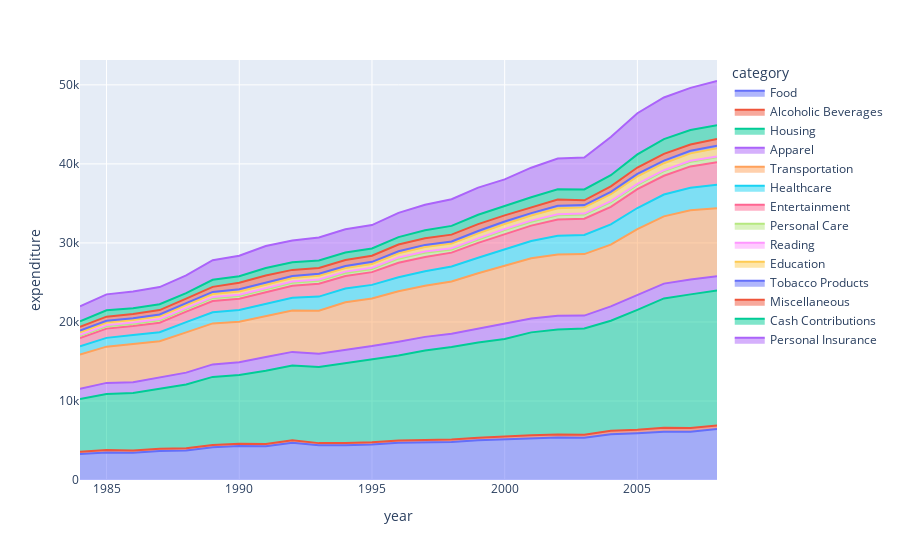

This figure's notebook cell:
### Code cell
import plotly.express as px
  

  
fig = px.area(df_exp, x="year", y="expenditure",
            color="category",
            hover_data=['year'],
             )
  
fig.show()

### Figure 1 — Plotly figure (JSON) as saved in the notebook; plotly's stock layout.template omitted (floating-point values rounded to 4 significant figures)
{"data": [{"hovertemplate": "category=Food<br>year=%{x}<br>expenditure=%{y}<extra></extra>", "legendgroup": "Food", "line": {"color": "#636efa"}, "mode": "lines", "name": "Food", "orientation": "v", "showlegend": true, "stackgroup": "1", "type": "scatter", "x": [2008, 2007, 2006, 2005, 2004, 2003, 2002, 2001, 2000, 1999, 1998, 1997, 1996, 1995, 1994, 1993, 1992, 1991, 1990, 1989, 1988, 1987, 1986, 1985, 1984], "xaxis": "x", "y": [6443, 6113, 6111, 5931, 5781, 5340, 5375, 5321, 5158, 5031, 4810, 4801, 4698, 4505, 4411, 4399, 4723, 4271, 4296, 4152, 3748, 3664, 3448, 3477, 3290], "yaxis": "y"}, {"hovertemplate": "category=Alcoholic Beverages<br>year=%{x}<br>expenditure=%{y}<extra></extra>", "legendgroup": "Alcoholic Beverages", "line": {"color": "#EF553B"}, "mode": "lines", "name": "Alcoholic Beverages", "orientation": "v", "showlegend": true, "stackgroup": "1", "type": "scatter", "x": [2008, 2007, 2006, 2005, 2004, 2003, 2002, 2001, 2000, 1999, 1998, 1997, 1996, 1995, 1994, 1993, 1992, 1991, 1990, 1989, 1988, 1987, 1986, 1985, 1984], "xaxis": "x", "y": [444, 457, 497, 426, 459, 391, 376, 349, 372, 318, 309, 309, 309, 277, 278, 268, 301, 297, 293, 284, 269, 289, 271, 306, 275], "yaxis": "y"}, {"hovertemplate": "category=Housing<br>year=%{x}<br>expenditure=%{y}<extra></extra>", "legendgroup": "Housing", "line": {"color": "#00cc96"}, "mode": "lines", "name": "Housing", "orientation": "v", "showlegend": true, "stackgroup": "1", "type": "scatter", "x": [2008, 2007, 2006, 2005, 2004, 2003, 2002, 2001, 2000, 1999, 1998, 1997, 1996, 1995, 1994, 1993, 1992, 1991, 1990, 1989, 1988, 1987, 1986, 1985, 1984], "xaxis": "x", "y": [17109, 16920, 16366, 15167, 13918, 13432, 13283, 13011, 12319, 12057, 11713, 11272, 10747, 10458, 10106, 9636, 9477, 9252, 8703, 8609, 8079, 7569, 7292, 7087, 6674], "yaxis": "y"}, {"hovertemplate": "category=Apparel<br>year=%{x}<br>expenditure=%{y}<extra></extra>", "legendgroup": "Apparel", "line": {"color": "#ab63fa"}, "mode": "lines", "name": "Apparel", "orientation": "v", "showlegend": true, "stackgroup": "1", "type": "scatter", "x": [2008, 2007, 2006, 2005, 2004, 2003, 2002, 2001, 2000, 1999, 1998, 1997, 1996, 1995, 1994, 1993, 1992, 1991, 1990, 1989, 1988, 1987, 1986, 1985, 1984], "xaxis": "x", "y": [1801, 1881, 1874, 1886, 1816, 1640, 1749, 1743, 1856, 1743, 1674, 1729, 1752, 1704, 1644, 1676, 1710, 1735, 1618, 1582, 1489, 1446, 1346, 1420, 1319], "yaxis": "y"}, {"hovertemplate": "category=Transportation<br>year=%{x}<br>expenditure=%{y}<extra></extra>", "legendgroup": "Transportation", "line": {"color": "#FFA15A"}, "mode": "lines", "name": "Transportation", "orientation": "v", "showlegend": true, "stackgroup": "1", "type": "scatter", "x": [2008, 2007, 2006, 2005, 2004, 2003, 2002, 2001, 2000, 1999, 1998, 1997, 1996, 1995, 1994, 1993, 1992, 1991, 1990, 1989, 1988, 1987, 1986, 1985, 1984], "xaxis": "x", "y": [8604, 8758, 8508, 8344, 7801, 7781, 7759, 7633, 7417, 7011, 6616, 6457, 6382, 6014, 6044, 5453, 5228, 5151, 5120, 5187, 5093, 4600, 4842, 4587, 4304], "yaxis": "y"}, {"hovertemplate": "category=Healthcare<br>year=%{x}<br>expenditure=%{y}<extra></extra>", "legendgroup": "Healthcare", "line": {"color": "#19d3f3"}, "mode": "lines", "name": "Healthcare", "orientation": "v", "showlegend": true, "stackgroup": "1", "type": "scatter", "x": [2008, 2007, 2006, 2005, 2004, 2003, 2002, 2001, 2000, 1999, 1998, 1997, 1996, 1995, 1994, 1993, 1992, 1991, 1990, 1989, 1988, 1987, 1986, 1985, 1984], "xaxis": "x", "y": [2976, 2853, 2766, 2664, 2574, 2416, 2350, 2182, 2066, 1959, 1903, 1841, 1770, 1732, 1755, 1776, 1634, 1554, 1480, 1407, 1298, 1135, 1135, 1108, 1049], "yaxis": "y"}, {"hovertemplate": "category=Entertainment<br>year=%{x}<br>expenditure=%{y}<extra></extra>", "legendgroup": "Entertainment", "line": {"color": "#FF6692"}, "mode": "lines", "name": "Entertainment", "orientation": "v", "showlegend": true, "stackgroup": "1", "type": "scatter", "x": [2008, 2007, 2006, 2005, 2004, 2003, 2002, 2001, 2000, 1999, 1998, 1997, 1996, 1995, 1994, 1993, 1992, 1991, 1990, 1989, 1988, 1987, 1986, 1985, 1984], "xaxis": "x", "y": [2835, 2698, 2376, 2388, 2218, 2060, 2079, 1953, 1863, 1891, 1746, 1813, 1834, 1612, 1567, 1626, 1500, 1472, 1422, 1424, 1329, 1193, 1149, 1170, 1055], "yaxis": "y"}, {"hovertemplate": "category=Personal Care<br>year=%{x}<br>expenditure=%{y}<extra></extra>", "legendgroup": "Personal Care", "line": {"color": "#B6E880"}, "mode": "lines", "name": "Personal Care", "orientation": "v", "showlegend": true, "stackgroup": "1", "type": "scatter", "x": [2008, 2007, 2006, 2005, 2004, 2003, 2002, 2001, 2000, 1999, 1998, 1997, 1996, 1995, 1994, 1993, 1992, 1991, 1990, 1989, 1988, 1987, 1986, 1985, 1984], "xaxis": "x", "y": [616, 588, 585, 541, 581, 527, 526, 485, 564, 408, 401, 528, 513, 403, 397, 385, 387, 399, 364, 366, 334, 330, 303, 303, 289], "yaxis": "y"}, {"hovertemplate": "category=Reading<br>year=%{x}<br>expenditure=%{y}<extra></extra>", "legendgroup": "Reading", "line": {"color": "#FF97FF"}, "mode": "lines", "name": "Reading", "orientation": "v", "showlegend": true, "stackgroup": "1", "type": "scatter", "x": [2008, 2007, 2006, 2005, 2004, 2003, 2002, 2001, 2000, 1999, 1998, 1997, 1996, 1995, 1994, 1993, 1992, 1991, 1990, 1989, 1988, 1987, 1986, 1985, 1984], "xaxis": "x", "y": [116, 118, 117, 126, 130, 127, 139, 141, 146, 159, 161, 164, 159, 162, 165, 166, 162, 163, 153, 157, 150, 142, 140, 141, 132], "yaxis": "y"}, {"hovertemplate": "category=Education<br>year=%{x}<br>expenditure=%{y}<extra></extra>", "legendgroup": "Education", "line": {"color": "#FECB52"}, "mode": "lines", "name": "Education", "orientation": "v", "showlegend": true, "stackgroup": "1", "type": "scatter", "x": [2008, 2007, 2006, 2005, 2004, 2003, 2002, 2001, 2000, 1999, 1998, 1997, 1996, 1995, 1994, 1993, 1992, 1991, 1990, 1989, 1988, 1987, 1986, 1985, 1984], "xaxis": "x", "y": [1046, 945, 888, 940, 905, 783, 752, 648, 632, 635, 580, 571, 524, 471, 460, 455, 426, 447, 406, 367, 342, 337, 314, 321, 303], "yaxis": "y"}, {"hovertemplate": "category=Tobacco Products<br>year=%{x}<br>expenditure=%{y}<extra></extra>", "legendgroup": "Tobacco Products", "line": {"color": "#636efa"}, "mode": "lines", "name": "Tobacco Products", "orientation": "v", "showlegend": true, "stackgroup": "1", "type": "scatter", "x": [2008, 2007, 2006, 2005, 2004, 2003, 2002, 2001, 2000, 1999, 1998, 1997, 1996, 1995, 1994, 1993, 1992, 1991, 1990, 1989, 1988, 1987, 1986, 1985, 1984], "xaxis": "x", "y": [317, 323, 327, 319, 288, 290, 320, 308, 319, 300, 273, 264, 255, 269, 259, 268, 275, 276, 274, 261, 242, 232, 230, 219, 228], "yaxis": "y"}, {"hovertemplate": "category=Miscellaneous<br>year=%{x}<br>expenditure=%{y}<extra></extra>", "legendgroup": "Miscellaneous", "line": {"color": "#EF553B"}, "mode": "lines", "name": "Miscellaneous", "orientation": "v", "showlegend": true, "stackgroup": "1", "type": "scatter", "x": [2008, 2007, 2006, 2005, 2004, 2003, 2002, 2001, 2000, 1999, 1998, 1997, 1996, 1995, 1994, 1993, 1992, 1991, 1990, 1989, 1988, 1987, 1986, 1985, 1984], "xaxis": "x", "y": [840, 808, 846, 808, 690, 606, 792, 750, 776, 867, 860, 847, 855, 766, 749, 715, 765, 860, 842, 643, 578, 562, 522, 529, 451], "yaxis": "y"}, {"hovertemplate": "category=Cash Contributions<br>year=%{x}<br>expenditure=%{y}<extra></extra>", "legendgroup": "Cash Contributions", "line": {"color": "#00cc96"}, "mode": "lines", "name": "Cash Contributions", "orientation": "v", "showlegend": true, "stackgroup": "1", "type": "scatter", "x": [2008, 2007, 2006, 2005, 2004, 2003, 2002, 2001, 2000, 1999, 1998, 1997, 1996, 1995, 1994, 1993, 1992, 1991, 1990, 1989, 1988, 1987, 1986, 1985, 1984], "xaxis": "x", "y": [1737, 1821, 1869, 1663, 1408, 1370, 1277, 1258, 1192, 1181, 1109, 1001, 940, 925, 960, 961, 958, 950, 816, 900, 693, 741, 746, 805, 706], "yaxis": "y"}, {"hovertemplate": "category=Personal Insurance<br>year=%{x}<br>expenditure=%{y}<extra></extra>", "legendgroup": "Personal Insurance", "line": {"color": "#ab63fa"}, "mode": "lines", "name": "Personal Insurance", "orientation": "v", "showlegend": true, "stackgroup": "1", "type": "scatter", "x": [2008, 2007, 2006, 2005, 2004, 2003, 2002, 2001, 2000, 1999, 1998, 1997, 1996, 1995, 1994, 1993, 1992, 1991, 1990, 1989, 1988, 1987, 1986, 1985, 1984], "xaxis": "x", "y": [5605, 5336, 5270, 5204, 4823, 4055, 3899, 3737, 3365, 3436, 3381, 3223, 3060, 2964, 2938, 2908, 2750, 2787, 2592, 2472, 2249, 2175, 2127, 2016, 1897], "yaxis": "y"}], "layout": {"legend": {"title": {"text": "category"}, "tracegroupgap": 0}, "margin": {"t": 60}, "xaxis": {"anchor": "y", "domain": [0, 1], "title": {"text": "year"}}, "yaxis": {"anchor": "x", "domain": [0, 1], "title": {"text": "expenditure"}}}}
